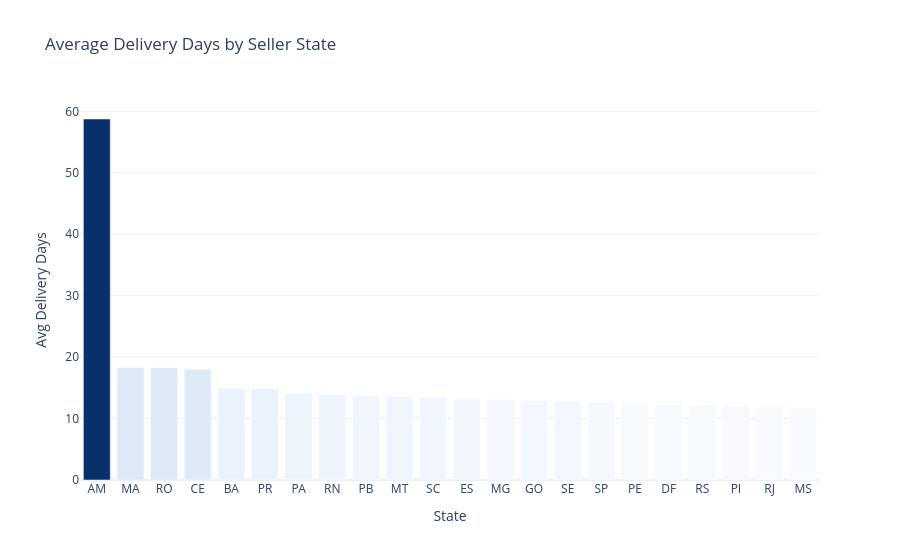

Notebook code cell kept with this figure:
### Code cell
# Chart 2 — Average Delivery Days by State
state_days = state_summary.sort_values('avg_days', ascending=False)
fig2 = px.bar(
    state_days, x='seller_state', y='avg_days',
    title='Average Delivery Days by Seller State',
    labels={'seller_state': 'State', 'avg_days': 'Avg Delivery Days'},
    color='avg_days',
    color_continuous_scale='Blues'
)
fig2.update_layout(template='plotly_white', coloraxis_showscale=False)
fig2.show()
with open(os.path.join(OUT, 'delivery_avg_days_by_state.json'), 'w') as f:
    f.write(fig2.to_json())
print('Exported delivery_avg_days_by_state.json')

### Figure 1 — Plotly figure (JSON) as saved in the notebook; plotly's stock layout.template omitted (floating-point values rounded to 4 significant figures)
{"data": [{"hovertemplate": "State=%{x}<br>Avg Delivery Days=%{marker.color}<extra></extra>", "legendgroup": "", "marker": {"color": [58.75, 18.3, 18.29, 18.02, 14.89, 14.83, 14.14, 13.94, 13.72, 13.64, 13.55, 13.16, 13.12, 12.85, 12.82, 12.57, 12.33, 12.29, 12.28, 12.14, 11.91, 11.85], "coloraxis": "coloraxis", "pattern": {"shape": ""}}, "name": "", "orientation": "v", "showlegend": false, "textposition": "auto", "type": "bar", "x": ["AM", "MA", "RO", "CE", "BA", "PR", "PA", "RN", "PB", "MT", "SC", "ES", "MG", "GO", "SE", "SP", "PE", "DF", "RS", "PI", "RJ", "MS"], "xaxis": "x", "y": [58.75, 18.3, 18.29, 18.02, 14.89, 14.83, 14.14, 13.94, 13.72, 13.64, 13.55, 13.16, 13.12, 12.85, 12.82, 12.57, 12.33, 12.29, 12.28, 12.14, 11.91, 11.85], "yaxis": "y"}], "layout": {"barmode": "relative", "coloraxis": {"colorbar": {"title": {"text": "Avg Delivery Days"}}, "colorscale": [[0, "rgb(247,251,255)"], [0.125, "rgb(222,235,247)"], [0.25, "rgb(198,219,239)"], [0.375, "rgb(158,202,225)"], [0.5, "rgb(107,174,214)"], [0.625, "rgb(66,146,198)"], [0.75, "rgb(33,113,181)"], [0.875, "rgb(8,81,156)"], [1, "rgb(8,48,107)"]], "showscale": false}, "legend": {"tracegroupgap": 0}, "title": {"text": "Average Delivery Days by Seller State"}, "xaxis": {"anchor": "y", "domain": [0, 1], "title": {"text": "State"}}, "yaxis": {"anchor": "x", "domain": [0, 1], "title": {"text": "Avg Delivery Days"}}}}
